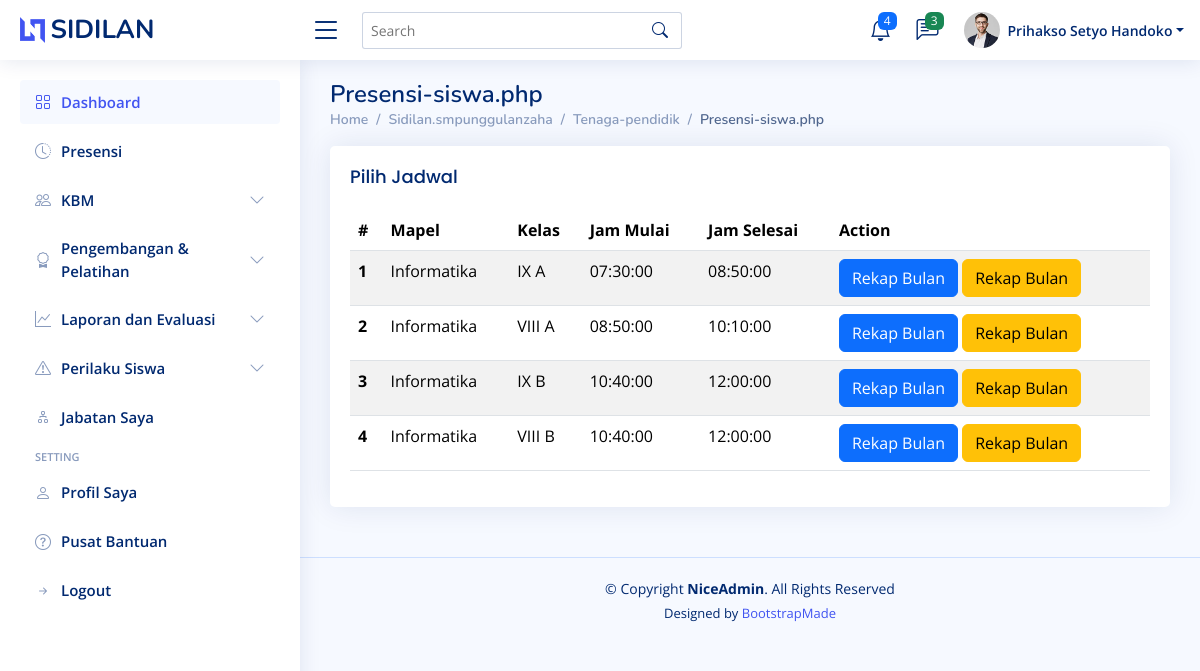
The page /sidilan.smpunggulanzaha/tenaga-pendidik/presensi-siswa.php (signed in) on the database its author committed.
### tables this page shows
CREATE TABLE `jadwal_mengajar` (
  `id_jadwal` int(11) NOT NULL,
  `id_tp` int(11) DEFAULT NULL,
  `id_mapel` int(11) DEFAULT NULL,
  `id_kelas` int(11) DEFAULT NULL,
  `id_hari` int(11) DEFAULT NULL,
  `id_jammulai` int(11) DEFAULT NULL,
  `id_jamselesai` int(11) DEFAULT NULL
);

CREATE TABLE `mapel` (
  `id_mapel` int(11) NOT NULL,
  `id_sekolah` int(11) DEFAULT NULL,
  `mapel` varchar(100) DEFAULT NULL
);

CREATE TABLE `kelas` (
  `id_kelas` int(11) NOT NULL,
  `id_sekolah` int(11) DEFAULT NULL,
  `id_kelasinduk` int(11) DEFAULT NULL,
  `kelas` varchar(50) DEFAULT NULL
);

CREATE TABLE `jam_mulai` (
  `id_jammulai` int(11) NOT NULL,
  `jam_mulai` time NOT NULL
);

CREATE TABLE `jam_selesai` (
  `id_jamselesai` int(11) NOT NULL,
  `jam_selesai` time NOT NULL
);

### sidilan.smpunggulanzaha/tenaga-pendidik/presensi-siswa.php (the view, shortened to what this page needs)
<?php include '../components/header.php'; ?>
<?php include '../components/guru_navbar.php' ?>
<?php $id_tp = $_SESSION['id_tp']; ?>
<main id="main" class="main">
    <div class="pagetitle">
        <?php
        echo generateBreadcrumb();
        ?>
    </div>
    <section class="section">
        <div class="row">
            <div class="col-lg-12">
                <div class="card">
                    <div class="card-body">
                        <h5 class="card-title">Pilih Jadwal</h5>
                        <table class="table table-striped">
                            <thead>
                                <tr>
                                    <th scope="col">#</th>
                                    <th>Mapel</th>
                                    <th>Kelas</th>
                                    <th>Jam Mulai</th>
                                    <th>Jam Selesai</th>
                                    <th>Action</th>
                                </tr>
                            </thead>
                            <tbody>
                                <?php
                                $query = "SELECT *
                          FROM jadwal_mengajar
                          JOIN tenaga_pendidik ON tenaga_pendidik.id_tp = jadwal_mengajar.id_tp
                          JOIN mapel ON mapel.id_mapel = jadwal_mengajar.id_mapel
                          JOIN kelas ON kelas.id_kelas = jadwal_mengajar.id_kelas
                          JOIN jam_mulai ON jam_mulai.id_jammulai = jadwal_mengajar.id_jammulai
                          JOIN jam_selesai ON jam_selesai.id_jamselesai = jadwal_mengajar.id_jamselesai
                          WHERE jadwal_mengajar.id_tp = '$id_tp'";
                                $result = mysqli_query($conn, $query);
                                $no = 1;
                                while ($row = mysqli_fetch_assoc($result)) {
                                    echo "<tr>";
                                    echo "<th scope='row'>{$no}</th>";
                                    echo "<td>{$row['mapel']}</td>";
                                    echo "<td>{$row['kelas']}</td>";
                                    echo "<td>{$row['jam_mulai']}</td>";
                                    echo "<td>{$row['jam_selesai']}</td>";
                                    echo "<td>
                                    <button type='button' class='btn btn-primary' data-bs-toggle='modal' data-bs-target='#rekapBulan" . $row['id_jadwal'] . "'>
                                        Rekap Bulan </button>
                                    <button type='button' class='btn btn-warning' data-bs-toggle='modal' data-bs-target='#rekapTanggal" . $row['id_jadwal'] . "'>
                                        Rekap Bulan </button>
                          </td>";
                                    echo "</tr>";
                                    $no++;
                                }
                                ?>
                            </tbody>
                        </table>
                    </div>
                </div>
            </div>
        </div>
    </section>
</main>
<?php include '../components/footer.php'; ?>

### sidilan.smpunggulanzaha/assets/css/style.css (style rules this page uses)
:root { scroll-behavior: smooth; }
body { font-family: "Open Sans", sans-serif; background: #f6f9ff; color: #444444; }
h1, h2, h3, h4, h5, h6 { font-family: "Nunito", sans-serif; }
#main { margin-top: 60px; padding: 20px 30px; transition: all 0.3s; }
.pagetitle { margin-bottom: 10px; }
.card { margin-bottom: 30px; border: none; border-radius: 5px; box-shadow: 0px 0 30px rgba(1, 41, 112, 0.1); }
.card-title { padding: 20px 0 15px 0; font-size: 18px; font-weight: 500; color: #012970; font-family: "Poppins", sans-serif; }
.card-body { padding: 0 20px 20px 20px; }
@media (min-width: 1200px) { #main, #footer { margin-left: 300px; } }

### rows shown on the page
jadwal_mengajar: id_mapel.mapel "Informatika", id_kelas.kelas "IX A", id_jammulai.jam_mulai "07:30:00", id_jamselesai.jam_selesai "08:50:00"
jadwal_mengajar: id_mapel.mapel "Informatika", id_kelas.kelas "VIII A", id_jammulai.jam_mulai "08:50:00", id_jamselesai.jam_selesai "10:10:00"
jadwal_mengajar: id_mapel.mapel "Informatika", id_kelas.kelas "IX B", id_jammulai.jam_mulai "10:40:00", id_jamselesai.jam_selesai "12:00:00"
jadwal_mengajar: id_mapel.mapel "Informatika", id_kelas.kelas "VIII B", id_jammulai.jam_mulai "10:40:00", id_jamselesai.jam_selesai "12:00:00"

### other values the page prints
$nama "Prihakso Setyo Handoko"
end($parts) "Presensi-siswa.php"
$part "Sidilan.smpunggulanzaha"
$part "Tenaga-pendidik"
$part "Presensi-siswa.php"
